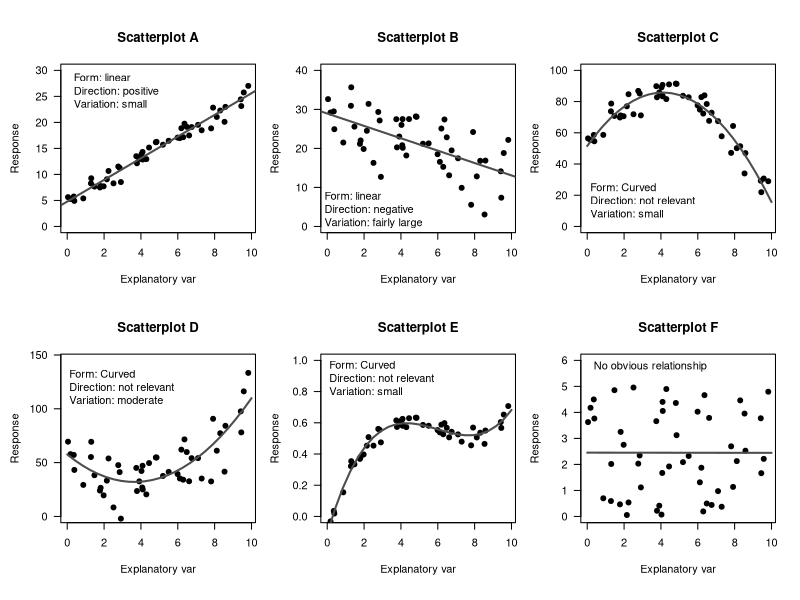

Reproduce this figure in R.
## ---- chunk 1
par( mfrow = c(2, 3),
     omi = c(0, 0, 0, 0) + 0.1) # OUTSIDE margins


plot.colour <- grey(0.3)
 
set.seed(2300)
x <- runif(50, 
           min = 0, 
           max = 10)
y <- (2 * x) + 5 + rnorm( length(x), 0, 1)

par(  mar = c(5, 3.75, 4, 1) + 0.1) # DEFAULT: c(5, 4, 4, 2) + 0.1.
plot( y ~ x,
      pch = 19,
      las = 1,
      ylim = c(0, 30),
      xlab = "Explanatory var",
      ylab = "Response",
      main = "Scatterplot A"
)
abline( coef(lm( y ~ x )), 
        lwd = 2, 
       col = plot.colour)

text(0, 25, 
     pos = 4,
     "Form: linear\nDirection: positive\nVariation: small")

########

set.seed(2300)
x <- runif(50,
           min = 0, 
           max = 10)
y <- (-2 * x) + 5 + rnorm( length(x), 0, 5) + 25

par(  mar = c(5, 3.75, 4, 1) + 0.1) # DEFAULT: c(5, 4, 4, 2) + 0.1.
plot( y ~ x,
      pch = 19,
      las = 1,
      ylim = c(0, 40),
      xlab = "Explanatory var",
      ylab = "Response",
      main = "Scatterplot B"
)
abline( coef(lm( y ~ x )), 
        lwd = 2, 
       col = plot.colour)

text(-0.5, 3, 
     pos = 4,
     "Form: linear\nDirection: negative\nVariation: fairly large")


########

set.seed(2300)
x <- runif(50, 
           min = 0, 
           max = 10)
y <- -2 * (x - 4)^2 + 5 + rnorm( length(x), 0, 5) + 80

par(  mar = c(5, 3.75, 4, 1) + 0.1) # DEFAULT: c(5, 4, 4, 2) + 0.1.

plot( y ~ x,
      pch = 19,
      las = 1,
      ylim = c(0, 100),
      xlab = "Explanatory var",
      ylab = "Response",
      main = "Scatterplot C"
)
mod.curve <- lm( y ~ poly(x, 2) )

xnew <- seq(0, 10, 
            length = 25)
newdata <- data.frame(x = xnew)
ynew <- predict( mod.curve, 
                 newdata = newdata)

lines( ynew ~ xnew, 
       lwd = 2, 
       col = plot.colour)

text(-0.2, 13, 
     pos = 4,
     "Form: Curved\nDirection: not relevant\nVariation: small")


########

set.seed(2300)
x <- runif(50, 
           min = 0, 
           max = 10)
y <- 2 * (x - 4)^2 + 5 + rnorm( length(x), 0, 15) + 25

par(  mar = c(5, 3.75, 4, 1) + 0.1) # DEFAULT: c(5, 4, 4, 2) + 0.1.

plot( y ~ x,
      pch = 19,
      las = 1,
      ylim = c(0, 145),
      xlab = "Explanatory var",
      ylab = "Response",
      main = "Scatterplot D"
)
mod.curve <- lm( y ~ poly(x, 2) )

xnew <- seq(0, 10, 
            length = 25)
newdata <- data.frame(x = xnew)
ynew <- predict( mod.curve, 
                 newdata = newdata)

lines( ynew ~ xnew, 
       lwd = 2, 
       col = plot.colour)

text(-0.25, 115, 
     pos = 4,
     "Form: Curved\nDirection: not relevant\nVariation: moderate")

########

set.seed(2300)
x <- runif(50, 
           min = 0, 
           max = 10) 
y <- 2 * (x - 5)^3 - 6 * (x - 3)^2 + (12 * x) + 5 + rnorm( length(x), 0, 15) + 250
y <- y/500

par(  mar = c(5, 3.75, 4, 1) + 0.1) # DEFAULT: c(5, 4, 4, 2) + 0.1.

plot( y ~ x,
      pch = 19,
      las = 1,
      ylim = c(0, 1),
      xlab = "Explanatory var",
      ylab = "Response",
      main = "Scatterplot E"
)
mod.curve <- lm( y ~ poly(x, 3) )

xnew <- seq(0, 10, 
            length = 25)
newdata <- data.frame(x = xnew)
ynew <- predict( mod.curve, 
                 newdata = newdata)

lines( ynew ~ xnew, 
       lwd = 2, 
       col = plot.colour)

text(-0.25, 0.85, 
     pos = 4,
     "Form: Curved\nDirection: not relevant\nVariation: small")



set.seed(2300)
x <- runif(50, 
           min = 0, 
           max = 10) 
y <- runif(50, 
           min = 0, 
           max = 5)

par(  mar = c(5, 3.75, 4, 1) + 0.1) # DEFAULT: c(5, 4, 4, 2) + 0.1.

plot( y ~ x,
      pch = 19,
      las = 1,
      ylim = c(0, 6),
      xlab = "Explanatory var",
      ylab = "Response",
      main = "Scatterplot F"
)
mod.curve <- lm( y ~ poly(x, 1) )

xnew <- seq(0, 10, 
            length = 25)
newdata <- data.frame(x = xnew)
ynew <- predict( mod.curve, 
                 newdata = newdata)

lines( ynew ~ xnew, 
       lwd = 2, 
       col = plot.colour)

text(0, 5.75, 
     "No obvious relationship", 
     pos = 4)
